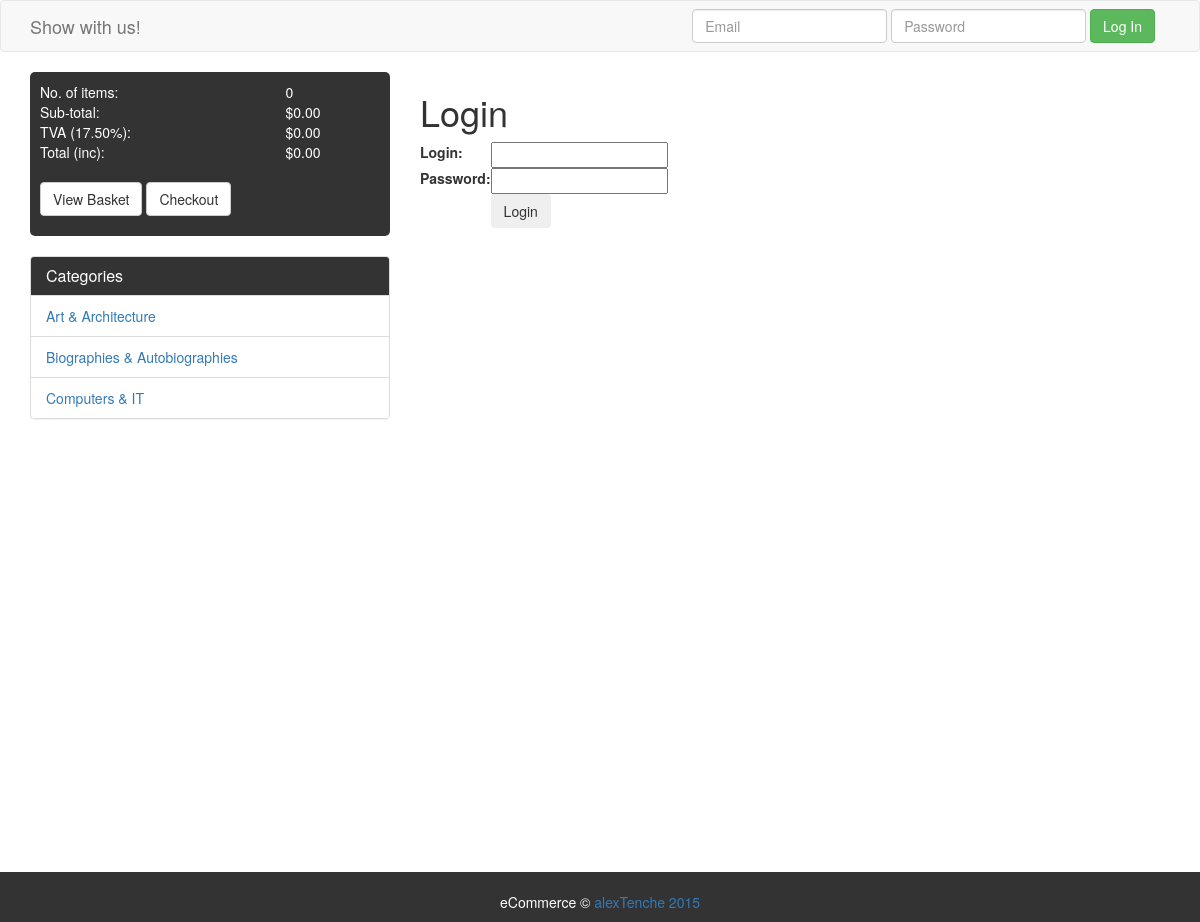
/admin/pages/index.php, run on an earlier commit of the app's database.
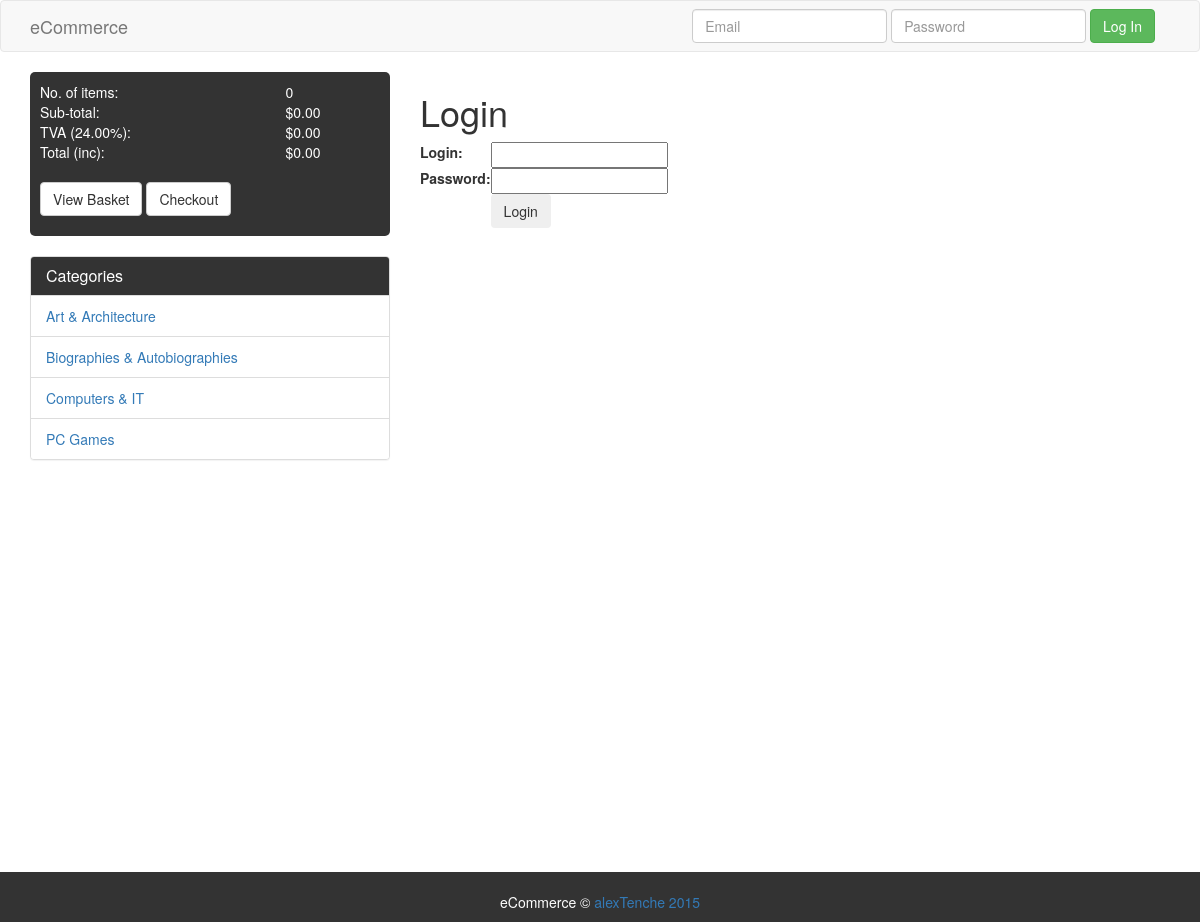
And on a later commit of the database.
### tables this page shows
CREATE TABLE IF NOT EXISTS `business` (
  `id` int(11) NOT NULL AUTO_INCREMENT,
  `name` varchar(150) NOT NULL,
  `address` text NOT NULL,
  `telephone` varchar(100) NOT NULL,
  `email` varchar(200) NOT NULL,
  `website` varchar(200) NOT NULL,
  `vat_rate` decimal(5,2) NOT NULL,
  PRIMARY KEY (`id`)
);

CREATE TABLE IF NOT EXISTS `categories` (
  `id` int(11) NOT NULL AUTO_INCREMENT,
  `name` varchar(150) NOT NULL,
  PRIMARY KEY (`id`)
);

### classes/Dbase.php (called while the page is built, shortened)
<?php
class Dbase{
	private $_host = "localhost";
	private $_user = "root";
	private $_password = "";
	private $_name = "eCommerce";
	private $_conndb = false;
	private function connect(){
		try{
			$this->_conndb = new PDO("mysql:host=".$this->_host.";dbname=".$this->_name, $this->_user, $this->_password );
			$this->_conndb->setAttribute(PDO::ATTR_ERRMODE,PDO::ERRMODE_EXCEPTION);
			$this->_conndb->exec("SET NAMES 'utf8'");
		} catch (Exception $e){
			echo "Could not connect to the databse - PDO connection";
		exit;
		}
	}
	public function query( $sql ){
		try{
			$result = $this->_conndb->query($sql);
		}catch (Exception $e){
			echo "Data could not be retrieved from database - query";
			exit;
		}
		return $result;
	}
	public function fetchAll( $sql ){
		$result = $this->query( $sql );
		$out = $result->fetchAll(PDO::FETCH_ASSOC);
		return $out;
	}
	public function fetchOne( $sql ){
		$out = $this->fetchAll($sql);
		return array_shift($out);
	}
}

### classes/Application.php (called while the page is built, shortened)
<?php
class Application {
	public function __construct() {
		$this->db = new Dbase();
	}
}

### classes/Business.php (called while the page is built, shortened)
<?php
class Business extends Application {
	private $_table = 'business';
	public function getBusiness() {
		$sql = "SELECT * FROM $this->_table WHERE id = 1";
		return $this->db->fetchOne($sql);
	}
	public function getVatRate() {
		$business = $this->getBusiness();
		return $business['vat_rate'];
	}
}

### classes/Basket.php (called while the page is built, shortened)
<?php
class Basket {
	public $_sub_total;
	public $_vat;
	public function __construct() {
		$this->_empty_basket = empty($_SESSION['basket']) ? true : false;
		$objBusiness = new Business();
		$this->_vat_rate = $objBusiness->getVatRate();
	}
	public function noItems() {
		$value = 0;
		$this->_number_of_items = $value;
	}
	public function subtotal() {
		$value = 0;
		$this->_sub_total = round($value, 2);
	}
	public function vat() {
		$value = 0;
		$this->_vat = round($value, 2);
	}
	public function total() {
		$this->_total = round(($this->_sub_total + $this->_vat), 2);
	}
}

### classes/Catalogue.php (called while the page is built, shortened)
<?php
class Catalogue extends Application {
	public function getCategories() {
		$sql = "SELECT * FROM categories ORDER BY name ASC";
		return $this->db->fetchAll($sql);
	}
}
?>

### classes/Url.php (called while the page is built, shortened)
<?php
class Url {
	public static function getParam($par) {
		return isset($_GET[$par]) && $_GET[$par] != "" ? $_GET[$par] : null;
	}
}

### classes/Helper.php (called while the page is built, shortened)
<?php
class Helper {
	public static function getActive($page = null) {
		if(!empty($page)) {
			if(is_array($page)) {
				$error = array();
				foreach($page as $key => $value) {
					if(Url::getParam($key) != $value) {
						array_push($error, $key);
					}
				}
				return empty($error) ? " class=\"act\"" : null;
			}
		}
		return $page == Url::cPage() ? " class=\"act\"" : null;
	}
	public static function encodeHTML($string, $case = 2) {
		switch($case) {
			case 2:
			$pattern = '<([a-zA-Z0-9\.\, "\'_\/\-\+~=;:\(\)?&#%![\]@]+)>';
			$textMatches = preg_split('/' . $pattern . '/', $string);
			$textSanitised = array();
			foreach($textMatches as $key => $value) {
				$textSanitised[$key] = htmlentities(html_entity_decode($value, ENT_QUOTES, 'UTF-8'), ENT_QUOTES, 'UTF-8');
			}
			foreach($textMatches as $key => $value) {
				$string = str_replace($value, $textSanitised[$key], $string);
			}
			return $string;
			break;
		}
	}
}

### mod/basket_left.php (the view)
<?php $objBasket = new Basket(); ?>
<div class="cart-block" style="background: #333;color: #fff;padding: 10px;margin-bottom: 20px;border-radius:5px;">
  <form action="cart/update" method="post">
    <table cellpadding="6" cellspacing="1" style="width:100%" border="0" id="basket_left">
      <tr>
        <td>No. of items:</td>
        <td class="bl_ti"><span><?php echo $objBasket->_number_of_items; ?></span></td>
      </tr>
      <tr>
        <td>Sub-total:</td>
        <td class="bl_st"><?php echo Catalogue::$_currency; ?><span><?php echo number_format($objBasket->_sub_total, 2); ?></span></td>
      </tr>
      <tr>
        <td>TVA (<span><?php echo $objBasket->_vat_rate; ?></span>%):</td>
        <td class="bl_vat"><?php echo Catalogue::$_currency; ?><span><?php echo number_format($objBasket->_vat, 2); ?></span></td>
      </tr>
      <tr>
        <td>Total (inc):</td>
        <td class="bl_total"><?php echo Catalogue::$_currency; ?><span><?php echo number_format($objBasket->_total, 2); ?></span></td>
      </tr>
    </table>
    <br>
    <p>
      <a class="btn btn-default" href="?page=basket">View Basket</a>
      <a class="btn btn-default" href="?page=checkout">Checkout</a>
    </p>
  </form>
</div>

### template/_header.php (shortened to what this page needs)
<?php
$objCatalogue = new Catalogue();
$cats = $objCatalogue->getCategories();
$objBusiness = new Business();
$business = $objBusiness->getBusiness();
?>
<!DOCTYPE html>
<head>
	<link rel="stylesheet" href="https://maxcdn.bootstrapcdn.com/bootstrap/3.3.2/css/bootstrap.min.css">
	<link href="css/custom.css" rel="stylesheet" type="text/css" />
</head>
<body>
	<div class="navbar navbar-default">
		<div class="container">
			<div class="navbar-header">
				<a href="/eCommerce/" class="navbar-brand"><?php echo $business['name']; ?></a>
			</div>
			<div class="collapse navbar-collapse">
				<form class="navbar-form navbar-right">
					<div class="form-group">
						<input type="email" class="form-control" placeholder="Email">
					</div>
					<div class="form-group">
						<input type="password" class="form-control" placeholder="Password">
					</div>
					<button type="submit" class="btn btn-success">Log In</button>
				</form>
			</div>
		</div>
	</div>
<div class="container">
	<div class="row">
		<div class="col-md-4" id="left">
			<?php require_once('basket_left.php'); ?>
			<div class="panel panel-default panel-list">
				<div class="panel-heading panel-heading-dark">
					<h3 class="panel-title">Categories</h3>
				</div>
				<ul class="list-group" id="navigation">
					<?php
					foreach($cats as $cat) :
						echo "<li class='list-group-item'><a href=\"?page=catalogue&amp;category=".$cat['id']."\"";
						echo Helper::getActive(array('category' => $cat['id']));
						echo ">";
						echo Helper::encodeHtml($cat['name']);
						echo "</a></li>";
					endforeach; ?>
				</ul>
			</div>
		</div>
		<div class="col-md-8" id="right">

### admin/pages/index.php (shortened to what this page needs)
<?php
 require_once('template/_header.php');?>
<h1>Login</h1>
<form action="" method="post">
	<table cellpadding="0" cellspacing="0" border="0" class="tbl_insert">
		<tr>
			<th><label for="login_email">Login:</label></th>
			<td>
				<input type="text" name="login_email" id="login_email" class="fld" value="" />
			</td>
		</tr>
		<tr>
			<th><label for="login_password">Password:</label></th>
			<td>
				<input type="password" name="login_password" id="login_password" class="fld" value="" />
			</td>
		</tr>
		<tr>
			<th>&nbsp;</th>
			<td>
				<label for="btn_login" class="sbm sbm_blue fl_l">
					<input type="submit" id="btn_login" class="btn" value="Login" />
				</label>
			</td>
		</tr>
	</table>
</form>
<?php require_once('template/_footer.php');?>

### template/_footer.php (shortened to what this page needs)
		</div>
				<div class="cl">&#160;</div>
			</div>
		</div>
 	<div class="push"></div>
	<div class="row footer">
        <div class="container">
			<p> eCommerce &copy; <a href="http://alextenche.jolinar.org/">alexTenche 2015</a> </p>
		</div>
	</div>
</body>
</html>

### css/custom.css (style rules this page uses)
.footer { background: #333; color: #fff; height: 70px; text-align: center; padding-top: 20px; }

### template/_header.php (style rules this page uses)
#navigation li { list-style: none; margin-left: 0; }
#navigation { margin-left: 0; padding: 0; }
.footer { background: #333; color: #fff; height: 70px; text-align: center; padding-top: 20px; }
.panel-heading-dark { background: #333333 !important; color: #fff !important; }
* { margin: 0; }
html, body { height: 100%; }
.container { min-height: 100%; height: auto !important; height: 100%; margin: 0 auto -50px; }
.footer, .push { height: 50px; }

What changed in the data, as far as the page shows it:
changed business: name "Show with us!" → "eCommerce"; vat_rate "17.50" → "24.00"
added categories: name "PC Games"
